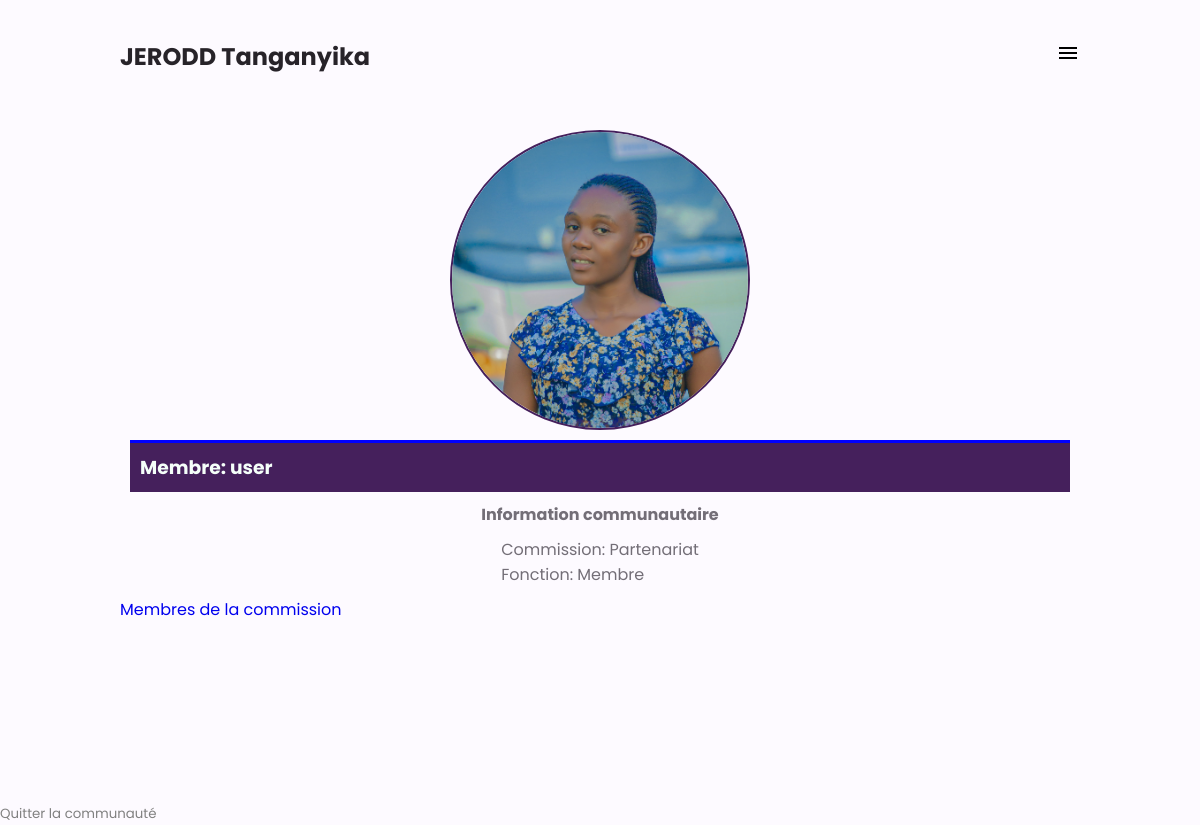
/community/ (signed in), run on the app's committed database.
### activite/models.py (models this page shows, shortened)
class MemberUser(AbstractBaseUser):
    username = models.CharField(max_length=255,blank=False, unique=True, verbose_name="nom utilisateur membre")
    is_staff = models.BooleanField(default=False)
    thumbnail = models.ImageField(blank=True, null=True)
    in_community=models.BooleanField(default=False)
    commission =models.CharField(max_length=255, blank=False, choices=[
        ("Partenariat","partenariat"),
        ("Personne","personne"),
        ("Prosperité","prosperité"),
        ("Planète","Planète"),
        ("paix","paix"),
    ])
    fonction = models.CharField(max_length=155, blank=False, choices=[
        ("Coodonateur","coodonateur"),
        ("Chef de commission","Chef de commission"),
        ("Chef adjoint commission","Chef adjoint commission"),
        ("Membre","Membre")
    ])
    object = MemberUserManager()
    USERNAME_FIELD = "username"
    class Meta:
        verbose_name = "Membre utilisateur"

### activite/views.py (the view)
# urls.py: path('community/',community,name="community"),
def community(request):
    return render(request,"community.html")

### activite/templates/community.html (shortened to what this page needs)
{% extends 'base.html' %}
{% block content %}
    <div class="cntr d-col pd-10p gp-10p mg-top-100">
        {% if request.user.thumbnail %}
        <div class="portrait">
            <img src="{{ request.user.thumbnail.url }}" class="" >
        </div>
        {% endif %}
        <h3 class="t-title">Membre: {{ request.user.username }}</h3>
        <h4>Information communautaire</h4>
        <ul>
            <li>Commission: {{ request.user.commission }}</li>
            <li>Fonction: {{ request.user.fonction }}</li>
        </ul>
    </div>
    <div class="">
        <a href="{% url 'activity:members_commission' request.user.commission %}">Membres de la commission {{ request.user.comission }}</a>
    </div>
{% endblock %}

### activite/static/css/styles.css (style rules this page uses)
:root { --header-height: 3.5rem; --first-color: hsl(273, 97%, 66%); --first-color-shape: hsl(253, 33%, 32%); --title-color: hsl(273, 8%, 15%); --text-color: hsl(273, 4%, 45%); --body-color: hsl(273, 100%, 99%); --container-color: #fff; --title-color-dark: hsl(273, 83%, 98%); --text-color-dark: hsl(273, 21%, 56%); --container-color-dark: hsl(273, 80%, 14%); --body-font: 'Poppins', sans-serif; --big-font-size: 1.5rem; --normal-font-size: .938rem; --small-font-size: .813rem; --z-fixed: 100; }
input, button, a { outline: none }
@media screen and (min-width: 968px) { :root { --big-font-size: 2rem; --normal-font-size: 1rem; --small-font-size: .875rem; } }
* { box-sizing: border-box; padding: 0; margin: 0; }
html { scroll-behavior: smooth; overflow-x: hidden; }
body { font-family: var(--body-font); font-size: var(--normal-font-size); color: var(--text-color); overflow-x: hidden; align-text: justify; }
h1, h2, h3 { color: var(--title-color); }
ul { list-style: none; }
a { text-decoration: none; }
img { max-width: 100%; height: auto; }
.cntr { display: flex; align-items: center; justify-content: center; }
.d-col { flex-direction: column; }
.pd-10p { padding: 10px; }
.gp-10p { gap:10px; }
.t-title { background: #45205c; border-top: 3px solid blue; color: mintcream; font-weight: bold; width: 100%; padding: 10px }
.portrait { width: 300px; height: 300px; border-radius: 50%; border: 2px solid #45205c; overflow: hidden; }
.portrait > img { width: 100%; height: 100%; object-fit: cover; }
.mg-top-100 { margin-top: 100px; }

### data on the page
MemberUser: user.thumbnail (picture), user.username "user", user.commission "Partenariat", user.fonction "Membre"
